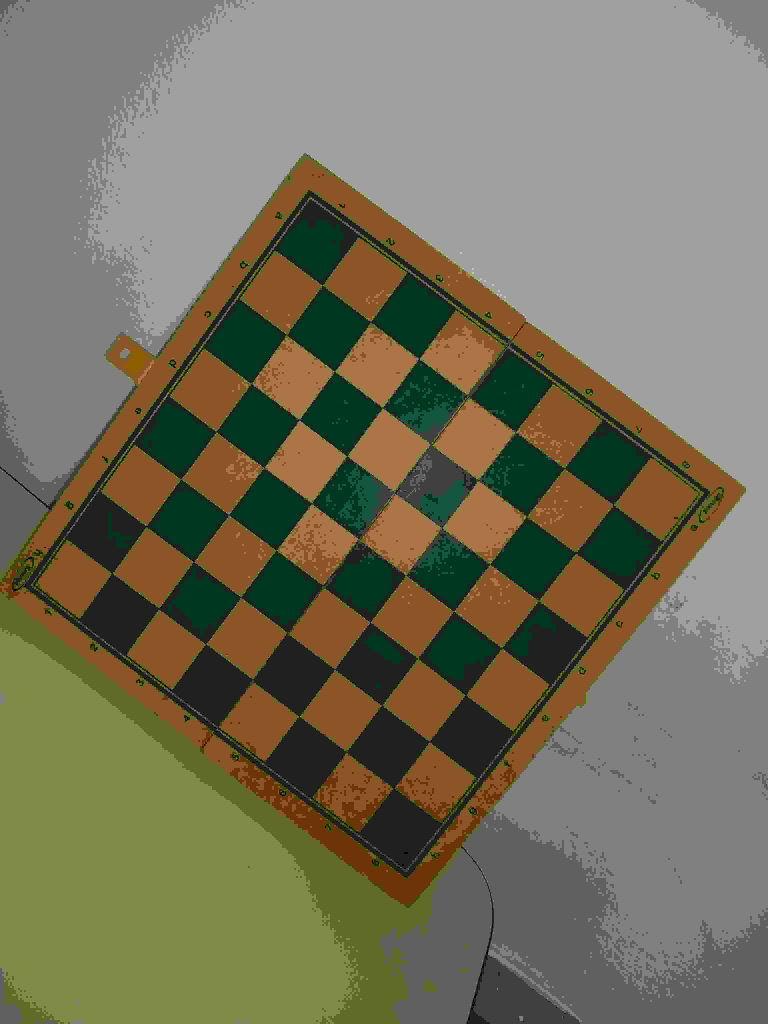
#> input picture imagens2/foto1.jpg, 3072 x 4096 px (shown at 1/4 size); its folder holds 5 pictures in this run; the run also reads 1 picture not shown here
$ python calibra.py
#> lines starting #> are read from the running program, lines starting #| are printed output that depends on the picture
import numpy as np
from matplotlib import pyplot as pl
import cv2 as cv
import glob
# termination criteria
criteria = (cv.TERM_CRITERIA_EPS + cv.TERM_CRITERIA_MAX_ITER, 30, 0.001)
# prepare object points, like (0,0,0), (1,0,0), (2,0,0) ....,(6,5,0)
objp = np.zeros((5*5,3), np.float32)
objp[:,:2] = np.mgrid[0:5,0:5].T.reshape(-1,2)
# Arrays to store object points and image points from all the images.
objpoints = [] # 3d point in real world space
imgpoints = [] # 2d points in image plane.
images = glob.glob('./imagens2/*.jpg')

for fname in images:
    print(fname)
    img = cv.imread(fname)
#> img is the input picture: shape (4096, 3072, 3); mean B, G, R 91.8, 113.4, 117.5
    gray = cv.cvtColor(img, cv.COLOR_BGR2GRAY)
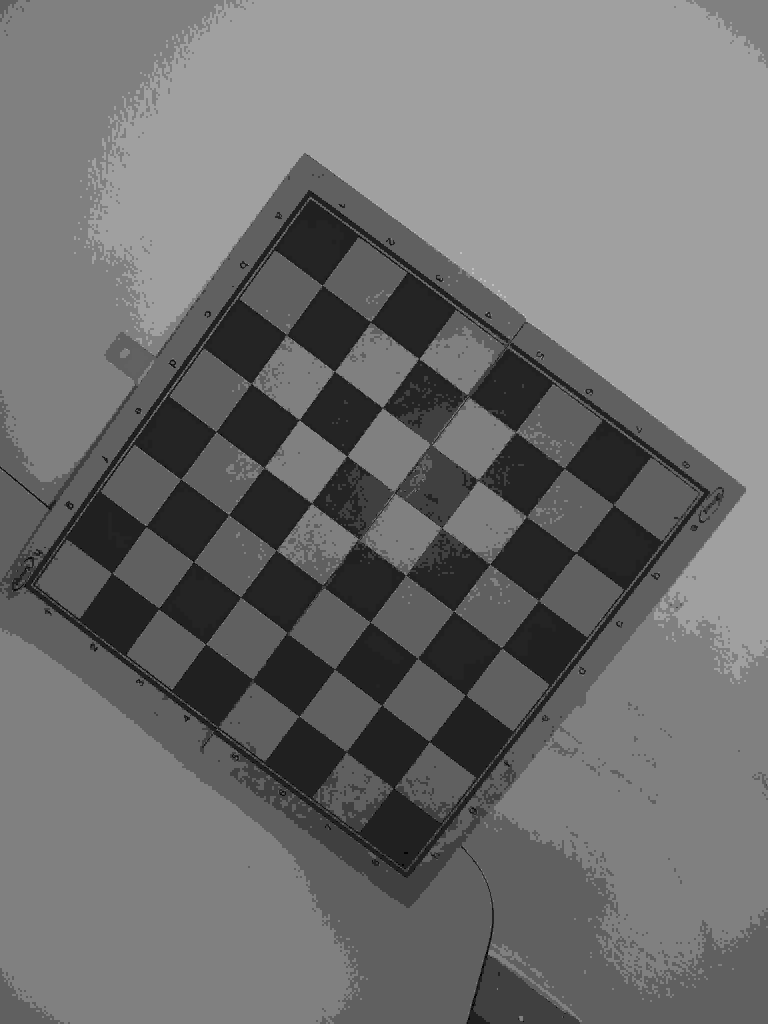
#> gray: shape (4096, 3072) (shown at 1/4 size); min 0, max 255, mean 112.2
    # pl.figure(figsize=(10, 6))
    # pl.imshow(gray, 'gray')
    # pl.show()
    # Find the chess board corners
    ret, corners = cv.findChessboardCorners(gray, (5,5), None)
#> ret = False; corners = None

    # If found, add object points, image points (after refining them)
    if ret == True:
        print("-")
        objpoints.append(objp)
        corners2 = cv.cornerSubPix(gray,corners, (11,11), (-1,-1), criteria)
        imgpoints.append(corners2)
        # Draw and display the corners
        cv.drawChessboardCorners(img, (5,5), corners2, ret)
#> pass 2 of the loop `for fname in images:`:
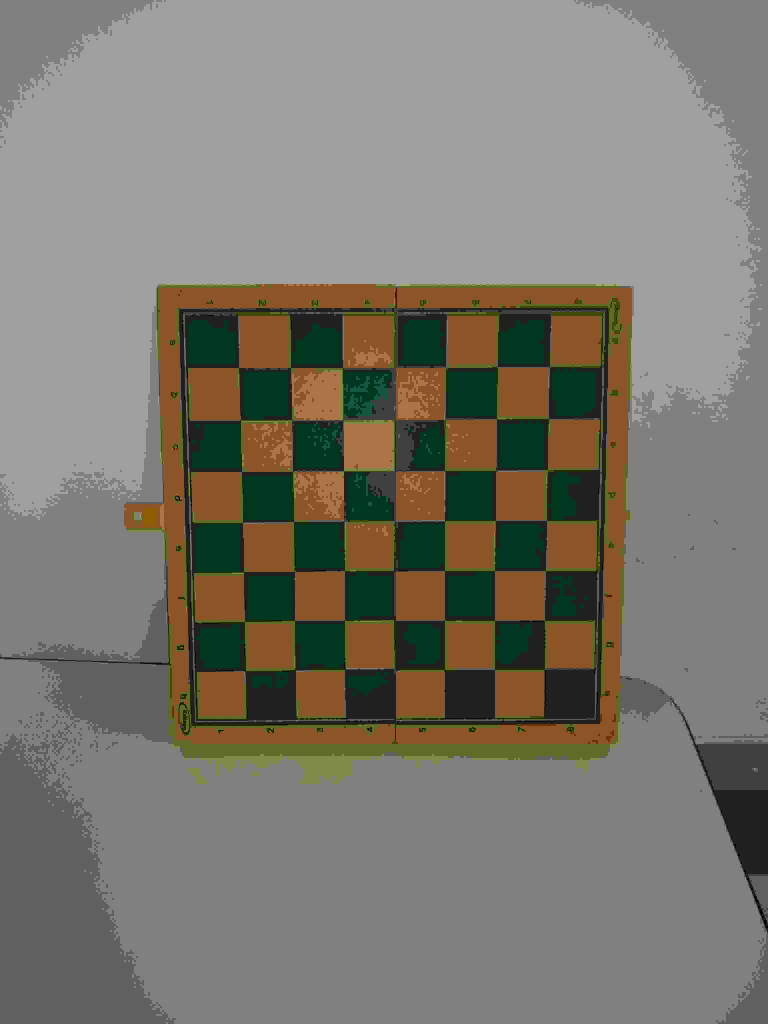
#> input picture imagens2/foto2.jpg, 3072 x 4096 px (shown at 1/4 size)
#> img is the input picture: shape (4096, 3072, 3); mean B, G, R 109.9, 119.6, 123.1
#> `gray = cv.cvtColor(img, cv.COLOR_BGR2GRAY)`:
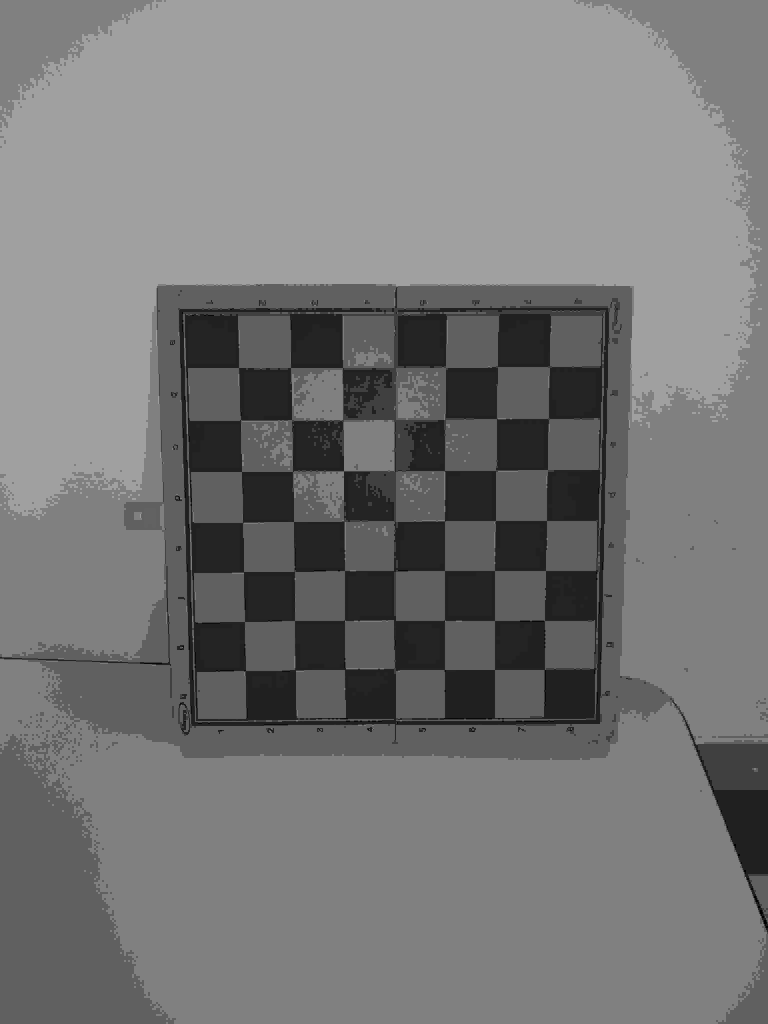
#> gray: shape (4096, 3072) (shown at 1/4 size); min 0, max 202, mean 119.6
#> ret = True; corners = 25 rows, first 8: [1168.5, 1680.5], [1373, 1680.5], [1578.7, 1679.7], [1783.6, 1679.6], [1987.5, 1676], [1171.5, 1886.5], [1375.4, 1884.5], [1576, 1885]
#> corners2 = 25 rows, first 8: [1171.2, 1681.8], [1370.6, 1682.2], [1579.7, 1683.6], [1778.5, 1679.6], [1987.9, 1674.7], [1173, 1887.3], [1375.5, 1884.1], [1580.5, 1887.1]
#> pass 3 of the loop `for fname in images:`:
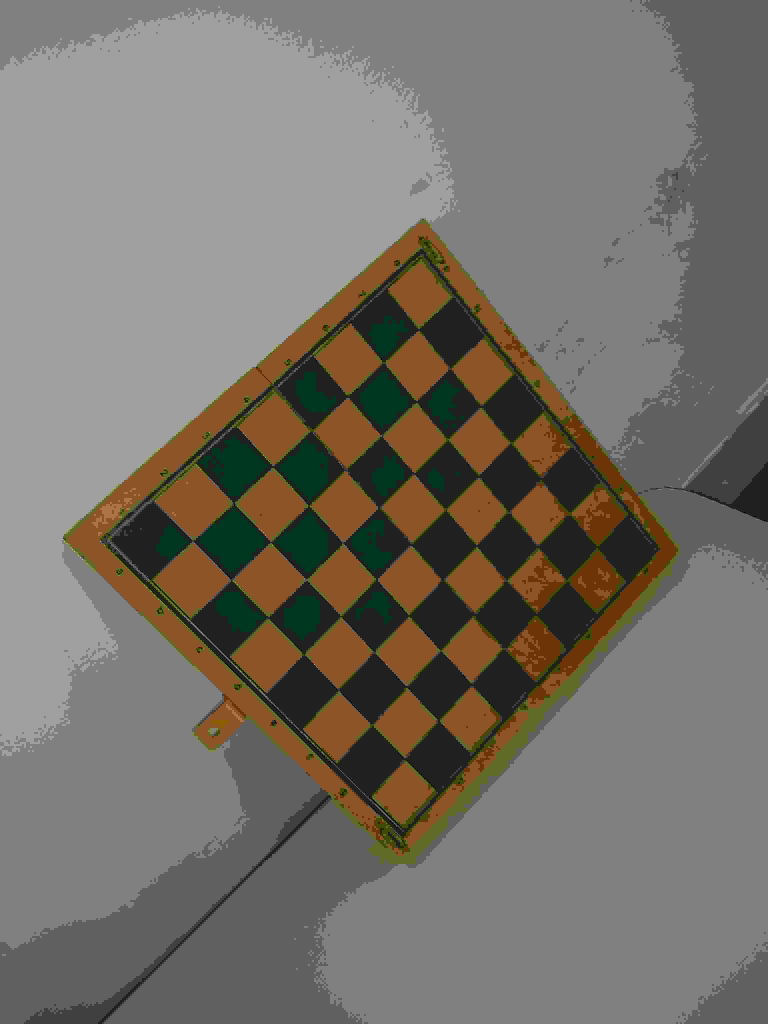
#> input picture imagens2/foto3.jpg, 3072 x 4096 px (shown at 1/4 size)
#> img is the input picture: shape (4096, 3072, 3); mean B, G, R 104.7, 112.8, 118.1
#> `gray = cv.cvtColor(img, cv.COLOR_BGR2GRAY)`:
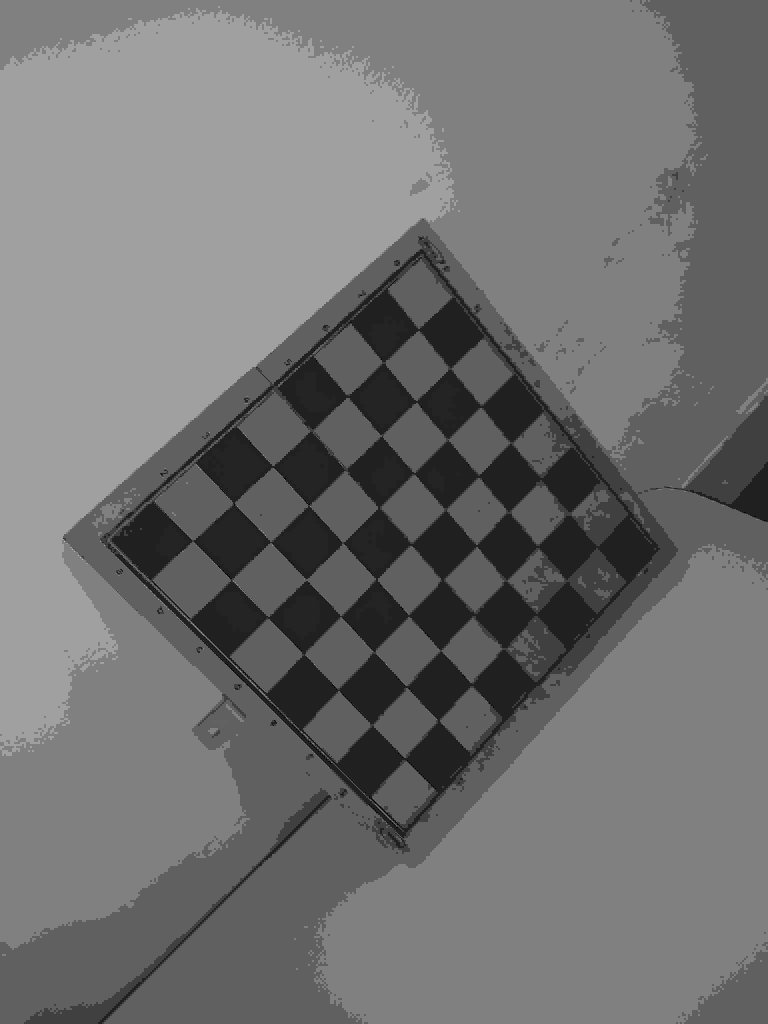
#> gray: shape (4096, 3072) (shown at 1/4 size); min 0, max 216, mean 113.5
#> ret = False; corners = None
#> the loop made 5 passes; the first 3 are shown
        # [5 lines of commented-out code are left out]

cv.destroyAllWindows()

ret, mtx, dist, rvecs, tvecs = cv.calibrateCamera(objpoints, imgpoints, gray.shape[::-1], None, None)

img = cv.imread('./imagens2/foto2.jpg')
h,  w = img.shape[:2]
#> h = 4096; w = 3072
newcameramtx, roi = cv.getOptimalNewCameraMatrix(mtx, dist, (w,h), 1, (w,h))

# undistort
dst = cv.undistort(img, mtx, dist, None, newcameramtx)
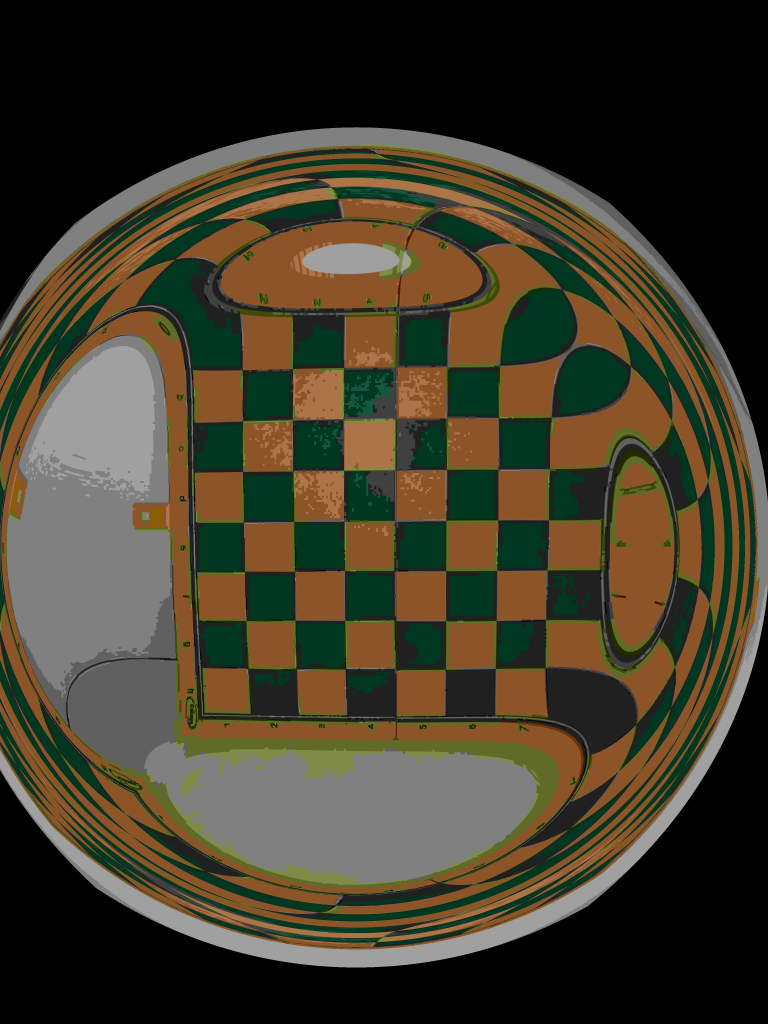
#> dst: shape (4096, 3072, 3) (shown at 1/4 size); mean B, G, R 41.5, 59.1, 65.1
# crop the image
x, y, w, h = roi
dst = dst[y:y+h, x:x+w]
#> dst: shape (4095, 3071, 3)
cv.imwrite('Resultado-nosso1.png', dst)

# undistort
mapx, mapy = cv.initUndistortRectifyMap(mtx, dist, None, newcameramtx, (w,h), 5)
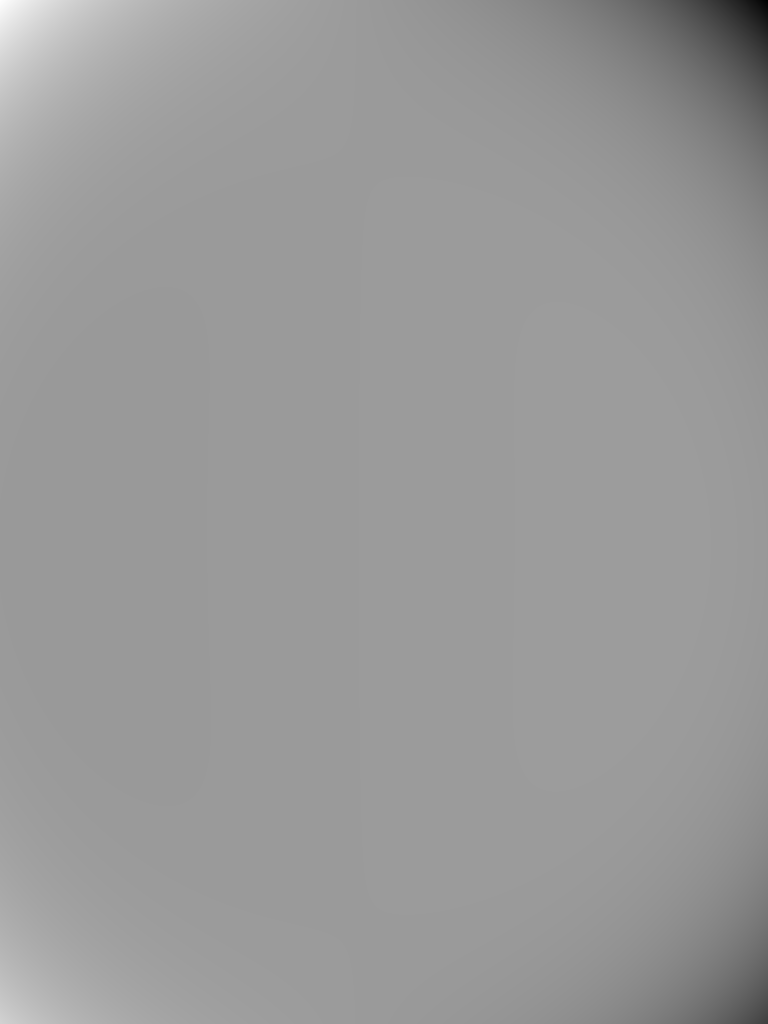
#> mapx: shape (4095, 3071) float32 (shown at 1/4 size); min -93886.7, max 62931.4, mean 508.8; drawn with min black and max white
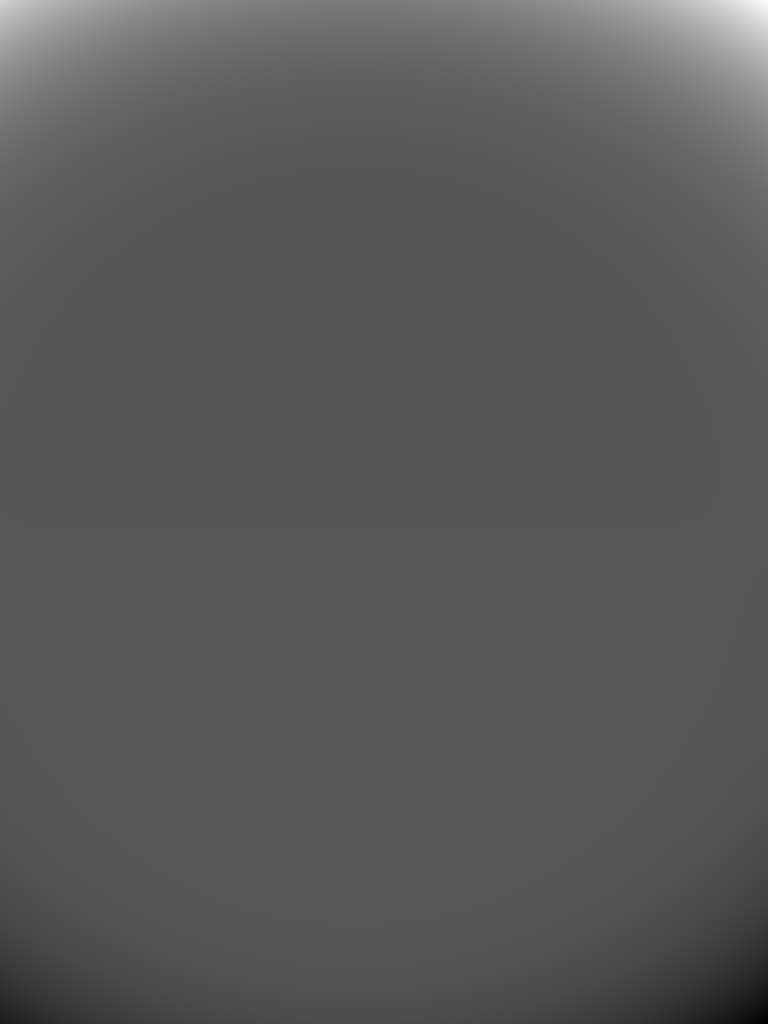
#> mapy: shape (4095, 3071) float32 (shown at 1/4 size); min -63448.8, max 128736.9, mean 4436.9; drawn with min black and max white
dst = cv.remap(img, mapx, mapy, cv.INTER_LINEAR)
# crop the image
x, y, w, h = roi
dst = dst[y:y+h, x:x+w]
cv.imwrite('Resultado-nosso2', dst)
